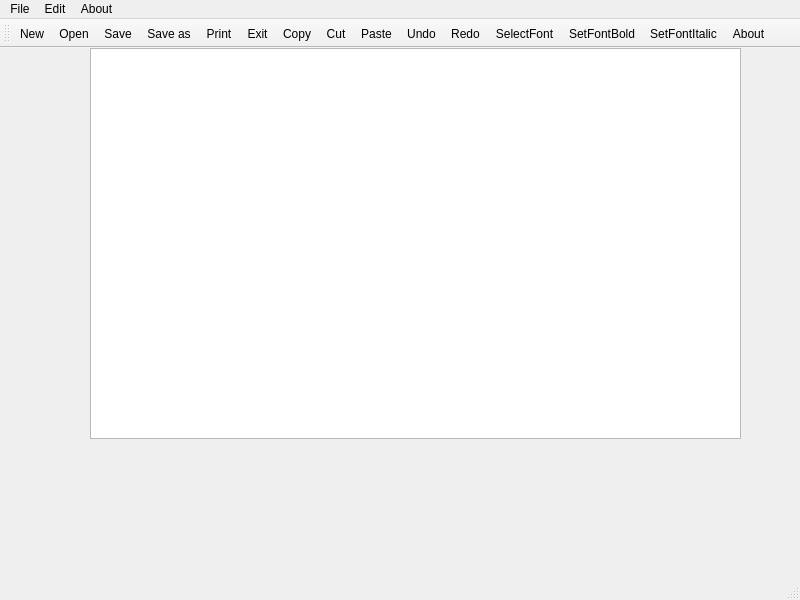
<?xml version="1.0" encoding="UTF-8"?>
<ui version="4.0">
 <class>Notepad</class>
 <widget class="QMainWindow" name="Notepad">
  <property name="geometry">
   <rect>
    <x>0</x>
    <y>0</y>
    <width>800</width>
    <height>600</height>
   </rect>
  </property>
  <property name="windowTitle">
   <string>Notepad</string>
  </property>
  <widget class="QWidget" name="centralwidget">
   <widget class="QWidget" name="verticalLayoutWidget">
    <property name="geometry">
     <rect>
      <x>90</x>
      <y>0</y>
      <width>651</width>
      <height>391</height>
     </rect>
    </property>
    <layout class="QVBoxLayout" name="verticalLayout">
     <item>
      <widget class="QTextEdit" name="textEdit"/>
     </item>
    </layout>
   </widget>
  </widget>
  <widget class="QMenuBar" name="menubar">
   <property name="geometry">
    <rect>
     <x>0</x>
     <y>0</y>
     <width>800</width>
     <height>22</height>
    </rect>
   </property>
   <widget class="QMenu" name="menuFile">
    <property name="title">
     <string>File</string>
    </property>
    <addaction name="actionNew"/>
    <addaction name="actionOpen"/>
    <addaction name="actionSave"/>
    <addaction name="actionSave_as"/>
    <addaction name="actionPrint"/>
    <addaction name="separator"/>
    <addaction name="actionExit"/>
   </widget>
   <widget class="QMenu" name="menuEdit">
    <property name="title">
     <string>Edit</string>
    </property>
    <addaction name="actionCopy"/>
    <addaction name="actionCut"/>
    <addaction name="actionPaste"/>
    <addaction name="separator"/>
    <addaction name="actionUndo"/>
    <addaction name="actionRedo"/>
    <addaction name="actionFont"/>
   </widget>
   <widget class="QMenu" name="menuAbout">
    <property name="title">
     <string>About</string>
    </property>
   </widget>
   <addaction name="menuFile"/>
   <addaction name="menuEdit"/>
   <addaction name="menuAbout"/>
  </widget>
  <widget class="QStatusBar" name="statusbar"/>
  <widget class="QToolBar" name="toolBar">
   <property name="windowTitle">
    <string>toolBar</string>
   </property>
   <attribute name="toolBarArea">
    <enum>TopToolBarArea</enum>
   </attribute>
   <attribute name="toolBarBreak">
    <bool>false</bool>
   </attribute>
   <addaction name="actionNew"/>
   <addaction name="actionOpen"/>
   <addaction name="actionSave"/>
   <addaction name="actionSave_as"/>
   <addaction name="actionPrint"/>
   <addaction name="actionExit"/>
   <addaction name="actionCopy"/>
   <addaction name="actionCut"/>
   <addaction name="actionPaste"/>
   <addaction name="actionUndo"/>
   <addaction name="actionRedo"/>
   <addaction name="actionFont"/>
   <addaction name="actionBold"/>
   <addaction name="actionItalic"/>
   <addaction name="actionAbout"/>
  </widget>
  <action name="actionNew">
   <property name="icon">
    <iconset resource="images.qrc">
     <normaloff>:/images/images/new.png</normaloff>:/images/images/new.png</iconset>
   </property>
   <property name="text">
    <string>&amp;New</string>
   </property>
  </action>
  <action name="actionOpen">
   <property name="icon">
    <iconset resource="images.qrc">
     <normaloff>:/images/images/open.png</normaloff>:/images/images/open.png</iconset>
   </property>
   <property name="text">
    <string>&amp;Open</string>
   </property>
  </action>
  <action name="actionSave">
   <property name="icon">
    <iconset resource="images.qrc">
     <normaloff>:/images/images/save.png</normaloff>:/images/images/save.png</iconset>
   </property>
   <property name="text">
    <string>&amp;Save</string>
   </property>
  </action>
  <action name="actionSave_as">
   <property name="icon">
    <iconset resource="images.qrc">
     <normaloff>:/images/images/save_as.png</normaloff>:/images/images/save_as.png</iconset>
   </property>
   <property name="text">
    <string>&amp;Save as</string>
   </property>
  </action>
  <action name="actionPrint">
   <property name="icon">
    <iconset resource="images.qrc">
     <normaloff>:/images/images/print.png</normaloff>:/images/images/print.png</iconset>
   </property>
   <property name="text">
    <string>&amp;Print</string>
   </property>
  </action>
  <action name="actionExit">
   <property name="icon">
    <iconset resource="images.qrc">
     <normaloff>:/images/images/exit.png</normaloff>:/images/images/exit.png</iconset>
   </property>
   <property name="text">
    <string>&amp;Exit</string>
   </property>
  </action>
  <action name="actionCopy">
   <property name="icon">
    <iconset resource="images.qrc">
     <normaloff>:/images/images/copy.png</normaloff>:/images/images/copy.png</iconset>
   </property>
   <property name="text">
    <string>&amp;Copy</string>
   </property>
  </action>
  <action name="actionCut">
   <property name="icon">
    <iconset resource="images.qrc">
     <normaloff>:/images/images/cut.png</normaloff>:/images/images/cut.png</iconset>
   </property>
   <property name="text">
    <string>&amp;Cut</string>
   </property>
  </action>
  <action name="actionPaste">
   <property name="icon">
    <iconset resource="images.qrc">
     <normaloff>:/images/images/paste.png</normaloff>:/images/images/paste.png</iconset>
   </property>
   <property name="text">
    <string>&amp;Paste</string>
   </property>
  </action>
  <action name="actionUndo">
   <property name="icon">
    <iconset resource="images.qrc">
     <normaloff>:/images/images/edit_undo.png</normaloff>:/images/images/edit_undo.png</iconset>
   </property>
   <property name="text">
    <string>&amp;Undo</string>
   </property>
  </action>
  <action name="actionRedo">
   <property name="icon">
    <iconset resource="images.qrc">
     <normaloff>:/images/images/edit_redo.png</normaloff>:/images/images/edit_redo.png</iconset>
   </property>
   <property name="text">
    <string>&amp;Redo</string>
   </property>
  </action>
  <action name="actionFont">
   <property name="icon">
    <iconset resource="images.qrc">
     <normaloff>:/images/images/font.png</normaloff>:/images/images/font.png</iconset>
   </property>
   <property name="text">
    <string>&amp;SelectFont</string>
   </property>
  </action>
  <action name="actionBold">
   <property name="icon">
    <iconset resource="images.qrc">
     <normaloff>:/images/images/bold.png</normaloff>:/images/images/bold.png</iconset>
   </property>
   <property name="text">
    <string>SetFont&amp;Bold</string>
   </property>
  </action>
  <action name="actionItalic">
   <property name="icon">
    <iconset resource="images.qrc">
     <normaloff>:/images/images/italic.png</normaloff>:/images/images/italic.png</iconset>
   </property>
   <property name="text">
    <string>SetFont&amp;Italic</string>
   </property>
  </action>
  <action name="actionAbout">
   <property name="icon">
    <iconset resource="images.qrc">
     <normaloff>:/images/images/info.png</normaloff>:/images/images/info.png</iconset>
   </property>
   <property name="text">
    <string>&amp;About</string>
   </property>
  </action>
  <action name="actionUnderline">
   <property name="icon">
    <iconset resource="images.qrc">
     <normaloff>:/images/images/underline.png</normaloff>:/images/images/underline.png</iconset>
   </property>
   <property name="text">
    <string>SetFont&amp;Underline</string>
   </property>
  </action>
 </widget>
 <resources>
  <include location="images.qrc"/>
 </resources>
 <connections/>
</ui>
